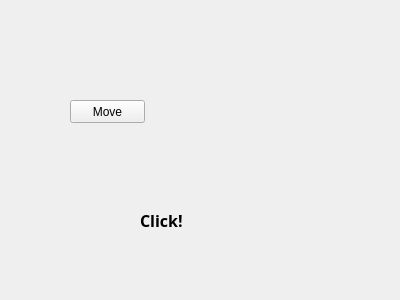
<?xml version="1.0" encoding="UTF-8"?>
<ui version="4.0">
 <class>Widget</class>
 <widget class="QWidget" name="Widget">
  <property name="geometry">
   <rect>
    <x>0</x>
    <y>0</y>
    <width>400</width>
    <height>300</height>
   </rect>
  </property>
  <property name="windowTitle">
   <string>Widget</string>
  </property>
  <widget class="QPushButton" name="btnMove">
   <property name="geometry">
    <rect>
     <x>70</x>
     <y>100</y>
     <width>75</width>
     <height>23</height>
    </rect>
   </property>
   <property name="text">
    <string>Move</string>
   </property>
  </widget>
  <widget class="QLabel" name="labMove">
   <property name="geometry">
    <rect>
     <x>140</x>
     <y>210</y>
     <width>131</width>
     <height>21</height>
    </rect>
   </property>
   <property name="palette">
    <palette>
     <active>
      <colorrole role="WindowText">
       <brush brushstyle="SolidPattern">
        <color alpha="255">
         <red>0</red>
         <green>0</green>
         <blue>0</blue>
        </color>
       </brush>
      </colorrole>
     </active>
     <inactive>
      <colorrole role="WindowText">
       <brush brushstyle="SolidPattern">
        <color alpha="255">
         <red>0</red>
         <green>0</green>
         <blue>0</blue>
        </color>
       </brush>
      </colorrole>
     </inactive>
     <disabled>
      <colorrole role="WindowText">
       <brush brushstyle="SolidPattern">
        <color alpha="255">
         <red>120</red>
         <green>120</green>
         <blue>120</blue>
        </color>
       </brush>
      </colorrole>
     </disabled>
    </palette>
   </property>
   <property name="font">
    <font>
     <family>宋体</family>
     <pointsize>12</pointsize>
     <weight>75</weight>
     <bold>true</bold>
    </font>
   </property>
   <property name="text">
    <string>Click!</string>
   </property>
  </widget>
 </widget>
 <resources/>
 <connections/>
</ui>
